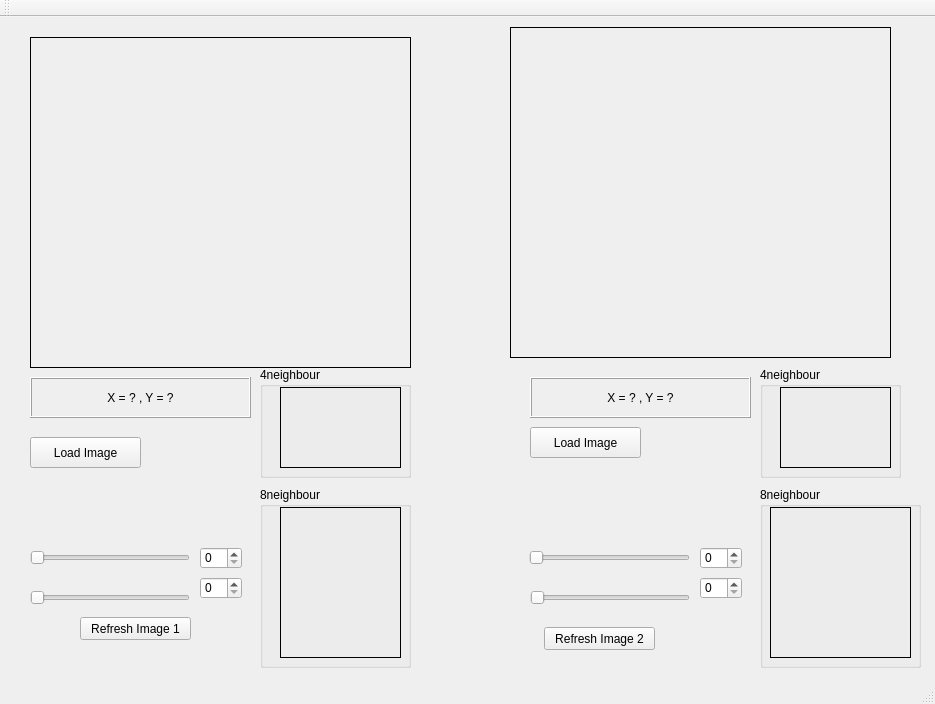
<?xml version="1.0" encoding="UTF-8"?>
<ui version="4.0">
 <class>MainWindow</class>
 <widget class="QMainWindow" name="MainWindow">
  <property name="geometry">
   <rect>
    <x>0</x>
    <y>0</y>
    <width>935</width>
    <height>704</height>
   </rect>
  </property>
  <property name="windowTitle">
   <string>MainWindow</string>
  </property>
  <widget class="QWidget" name="centralWidget">
   <widget class="matDisplay" name="lblMouse">
    <property name="geometry">
     <rect>
      <x>30</x>
      <y>20</y>
      <width>381</width>
      <height>331</height>
     </rect>
    </property>
    <property name="cursor">
     <cursorShape>CrossCursor</cursorShape>
    </property>
    <property name="mouseTracking">
     <bool>true</bool>
    </property>
    <property name="styleSheet">
     <string notr="true"/>
    </property>
    <property name="frameShape">
     <enum>QFrame::Box</enum>
    </property>
    <property name="text">
     <string/>
    </property>
   </widget>
   <widget class="QLabel" name="lblMouse_Position">
    <property name="geometry">
     <rect>
      <x>30</x>
      <y>360</y>
      <width>221</width>
      <height>41</height>
     </rect>
    </property>
    <property name="frameShape">
     <enum>QFrame::Box</enum>
    </property>
    <property name="frameShadow">
     <enum>QFrame::Raised</enum>
    </property>
    <property name="text">
     <string>X = ? , Y = ?</string>
    </property>
    <property name="alignment">
     <set>Qt::AlignCenter</set>
    </property>
   </widget>
   <widget class="QPushButton" name="btnLoadImage">
    <property name="geometry">
     <rect>
      <x>30</x>
      <y>420</y>
      <width>111</width>
      <height>31</height>
     </rect>
    </property>
    <property name="text">
     <string>Load Image</string>
    </property>
   </widget>
   <widget class="matDisplay" name="lblImage">
    <property name="geometry">
     <rect>
      <x>510</x>
      <y>10</y>
      <width>381</width>
      <height>331</height>
     </rect>
    </property>
    <property name="mouseTracking">
     <bool>true</bool>
    </property>
    <property name="frameShape">
     <enum>QFrame::Box</enum>
    </property>
    <property name="text">
     <string/>
    </property>
    <property name="alignment">
     <set>Qt::AlignCenter</set>
    </property>
   </widget>
   <widget class="QLabel" name="lblMouse_Position2">
    <property name="geometry">
     <rect>
      <x>530</x>
      <y>360</y>
      <width>221</width>
      <height>41</height>
     </rect>
    </property>
    <property name="frameShape">
     <enum>QFrame::Box</enum>
    </property>
    <property name="frameShadow">
     <enum>QFrame::Raised</enum>
    </property>
    <property name="text">
     <string>X = ? , Y = ?</string>
    </property>
    <property name="alignment">
     <set>Qt::AlignCenter</set>
    </property>
   </widget>
   <widget class="QPushButton" name="btnLoadImage2">
    <property name="geometry">
     <rect>
      <x>530</x>
      <y>410</y>
      <width>111</width>
      <height>31</height>
     </rect>
    </property>
    <property name="text">
     <string>Load Image</string>
    </property>
   </widget>
   <widget class="QSlider" name="horizontalSliderX1">
    <property name="geometry">
     <rect>
      <x>30</x>
      <y>530</y>
      <width>160</width>
      <height>22</height>
     </rect>
    </property>
    <property name="orientation">
     <enum>Qt::Horizontal</enum>
    </property>
   </widget>
   <widget class="QSpinBox" name="spinBoxX1">
    <property name="geometry">
     <rect>
      <x>200</x>
      <y>530</y>
      <width>42</width>
      <height>22</height>
     </rect>
    </property>
   </widget>
   <widget class="QSlider" name="horizontalSliderY1">
    <property name="geometry">
     <rect>
      <x>30</x>
      <y>570</y>
      <width>160</width>
      <height>22</height>
     </rect>
    </property>
    <property name="orientation">
     <enum>Qt::Horizontal</enum>
    </property>
   </widget>
   <widget class="QSpinBox" name="spinBoxY1">
    <property name="geometry">
     <rect>
      <x>200</x>
      <y>560</y>
      <width>42</width>
      <height>22</height>
     </rect>
    </property>
   </widget>
   <widget class="QSlider" name="horizontalSliderX2">
    <property name="geometry">
     <rect>
      <x>529</x>
      <y>530</y>
      <width>161</width>
      <height>22</height>
     </rect>
    </property>
    <property name="orientation">
     <enum>Qt::Horizontal</enum>
    </property>
   </widget>
   <widget class="QSlider" name="horizontalSliderY2">
    <property name="geometry">
     <rect>
      <x>530</x>
      <y>570</y>
      <width>160</width>
      <height>22</height>
     </rect>
    </property>
    <property name="orientation">
     <enum>Qt::Horizontal</enum>
    </property>
   </widget>
   <widget class="QSpinBox" name="spinBoxX2">
    <property name="geometry">
     <rect>
      <x>700</x>
      <y>530</y>
      <width>42</width>
      <height>22</height>
     </rect>
    </property>
   </widget>
   <widget class="QSpinBox" name="spinBoxY2">
    <property name="geometry">
     <rect>
      <x>700</x>
      <y>560</y>
      <width>42</width>
      <height>22</height>
     </rect>
    </property>
   </widget>
   <widget class="QGroupBox" name="groupBox">
    <property name="geometry">
     <rect>
      <x>260</x>
      <y>350</y>
      <width>151</width>
      <height>111</height>
     </rect>
    </property>
    <property name="title">
     <string>4neighbour</string>
    </property>
    <widget class="QLabel" name="lbl4nbour1">
     <property name="geometry">
      <rect>
       <x>20</x>
       <y>20</y>
       <width>121</width>
       <height>81</height>
      </rect>
     </property>
     <property name="frameShape">
      <enum>QFrame::Box</enum>
     </property>
     <property name="text">
      <string/>
     </property>
     <property name="alignment">
      <set>Qt::AlignCenter</set>
     </property>
    </widget>
   </widget>
   <widget class="QGroupBox" name="groupBox_2">
    <property name="geometry">
     <rect>
      <x>760</x>
      <y>350</y>
      <width>141</width>
      <height>111</height>
     </rect>
    </property>
    <property name="title">
     <string>4neighbour</string>
    </property>
    <widget class="QLabel" name="lbl4nbour2">
     <property name="geometry">
      <rect>
       <x>20</x>
       <y>20</y>
       <width>111</width>
       <height>81</height>
      </rect>
     </property>
     <property name="frameShape">
      <enum>QFrame::Box</enum>
     </property>
     <property name="text">
      <string/>
     </property>
     <property name="alignment">
      <set>Qt::AlignCenter</set>
     </property>
    </widget>
   </widget>
   <widget class="QGroupBox" name="groupBox_3">
    <property name="geometry">
     <rect>
      <x>260</x>
      <y>470</y>
      <width>151</width>
      <height>181</height>
     </rect>
    </property>
    <property name="title">
     <string>8neighbour</string>
    </property>
    <widget class="QLabel" name="lbl8nbour1">
     <property name="geometry">
      <rect>
       <x>20</x>
       <y>20</y>
       <width>121</width>
       <height>151</height>
      </rect>
     </property>
     <property name="frameShape">
      <enum>QFrame::Box</enum>
     </property>
     <property name="text">
      <string/>
     </property>
     <property name="alignment">
      <set>Qt::AlignCenter</set>
     </property>
    </widget>
   </widget>
   <widget class="QGroupBox" name="groupBox_4">
    <property name="geometry">
     <rect>
      <x>760</x>
      <y>470</y>
      <width>161</width>
      <height>181</height>
     </rect>
    </property>
    <property name="title">
     <string>8neighbour</string>
    </property>
    <widget class="QLabel" name="lbl8nbour2">
     <property name="geometry">
      <rect>
       <x>10</x>
       <y>20</y>
       <width>141</width>
       <height>151</height>
      </rect>
     </property>
     <property name="frameShape">
      <enum>QFrame::Box</enum>
     </property>
     <property name="text">
      <string/>
     </property>
     <property name="alignment">
      <set>Qt::AlignCenter</set>
     </property>
    </widget>
   </widget>
   <widget class="QPushButton" name="btnRefresh1">
    <property name="geometry">
     <rect>
      <x>80</x>
      <y>600</y>
      <width>111</width>
      <height>23</height>
     </rect>
    </property>
    <property name="text">
     <string>Refresh Image 1</string>
    </property>
   </widget>
   <widget class="QPushButton" name="btnRefresh2">
    <property name="geometry">
     <rect>
      <x>544</x>
      <y>610</y>
      <width>111</width>
      <height>23</height>
     </rect>
    </property>
    <property name="text">
     <string>Refresh Image 2</string>
    </property>
   </widget>
  </widget>
  <widget class="QMenuBar" name="menuBar">
   <property name="geometry">
    <rect>
     <x>0</x>
     <y>0</y>
     <width>935</width>
     <height>21</height>
    </rect>
   </property>
  </widget>
  <widget class="QToolBar" name="mainToolBar">
   <attribute name="toolBarArea">
    <enum>TopToolBarArea</enum>
   </attribute>
   <attribute name="toolBarBreak">
    <bool>false</bool>
   </attribute>
  </widget>
  <widget class="QStatusBar" name="statusBar"/>
 </widget>
 <layoutdefault spacing="6" margin="11"/>
 <customwidgets>
  <customwidget>
   <class>matDisplay</class>
   <extends>QLabel</extends>
   <header location="global">matdisplay.h</header>
  </customwidget>
 </customwidgets>
 <resources/>
 <connections>
  <connection>
   <sender>horizontalSliderX1</sender>
   <signal>valueChanged(int)</signal>
   <receiver>spinBoxX1</receiver>
   <slot>setValue(int)</slot>
   <hints>
    <hint type="sourcelabel">
     <x>218</x>
     <y>534</y>
    </hint>
    <hint type="destinationlabel">
     <x>327</x>
     <y>531</y>
    </hint>
   </hints>
  </connection>
  <connection>
   <sender>horizontalSliderY1</sender>
   <signal>valueChanged(int)</signal>
   <receiver>spinBoxY1</receiver>
   <slot>setValue(int)</slot>
   <hints>
    <hint type="sourcelabel">
     <x>199</x>
     <y>578</y>
    </hint>
    <hint type="destinationlabel">
     <x>328</x>
     <y>583</y>
    </hint>
   </hints>
  </connection>
  <connection>
   <sender>horizontalSliderX2</sender>
   <signal>valueChanged(int)</signal>
   <receiver>spinBoxX2</receiver>
   <slot>setValue(int)</slot>
   <hints>
    <hint type="sourcelabel">
     <x>686</x>
     <y>533</y>
    </hint>
    <hint type="destinationlabel">
     <x>848</x>
     <y>536</y>
    </hint>
   </hints>
  </connection>
  <connection>
   <sender>horizontalSliderY2</sender>
   <signal>valueChanged(int)</signal>
   <receiver>spinBoxY2</receiver>
   <slot>setValue(int)</slot>
   <hints>
    <hint type="sourcelabel">
     <x>729</x>
     <y>578</y>
    </hint>
    <hint type="destinationlabel">
     <x>852</x>
     <y>574</y>
    </hint>
   </hints>
  </connection>
 </connections>
</ui>
